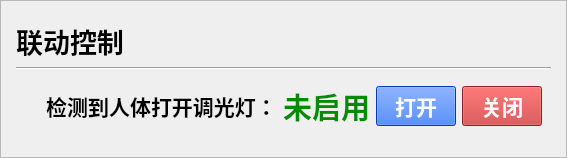
        <widget class="QFrame" name="frame_3_4">
         <property name="sizePolicy">
          <sizepolicy hsizetype="Preferred" vsizetype="Preferred">
           <horstretch>8</horstretch>
           <verstretch>0</verstretch>
          </sizepolicy>
         </property>
         <property name="styleSheet">
          <string notr="true"/>
         </property>
         <property name="frameShape">
          <enum>QFrame::StyledPanel</enum>
         </property>
         <property name="frameShadow">
          <enum>QFrame::Raised</enum>
         </property>
         <layout class="QVBoxLayout" name="verticalLayout_9">
          <property name="leftMargin">
           <number>15</number>
          </property>
          <property name="topMargin">
           <number>20</number>
          </property>
          <property name="rightMargin">
           <number>15</number>
          </property>
          <property name="bottomMargin">
           <number>20</number>
          </property>
          <item>
           <widget class="QPushButton" name="pushButton_3_2">
            <property name="sizePolicy">
             <sizepolicy hsizetype="Fixed" vsizetype="Fixed">
              <horstretch>0</horstretch>
              <verstretch>2</verstretch>
             </sizepolicy>
            </property>
            <property name="font">
             <font>
              <family>微软雅黑</family>
              <pointsize>20</pointsize>
              <weight>75</weight>
              <bold>true</bold>
             </font>
            </property>
            <property name="styleSheet">
             <string notr="true">QPushButton, #pushButton{
	border:none;	
}
</string>
            </property>
            <property name="text">
             <string>联动控制</string>
            </property>
            <property name="icon">
             <iconset>
              <normaloff>IconParkOutlineControl.png</normaloff>IconParkOutlineControl.png</iconset>
            </property>
            <property name="iconSize">
             <size>
              <width>50</width>
              <height>50</height>
             </size>
            </property>
            <property name="autoDefault">
             <bool>false</bool>
            </property>
           </widget>
          </item>
          <item>
           <widget class="Line" name="line_6">
            <property name="sizePolicy">
             <sizepolicy hsizetype="Minimum" vsizetype="Fixed">
              <horstretch>0</horstretch>
              <verstretch>1</verstretch>
             </sizepolicy>
            </property>
            <property name="orientation">
             <enum>Qt::Horizontal</enum>
            </property>
           </widget>
          </item>
          <item>
           <widget class="QFrame" name="frame_3_1_7">
            <property name="sizePolicy">
             <sizepolicy hsizetype="Preferred" vsizetype="Preferred">
              <horstretch>0</horstretch>
              <verstretch>1</verstretch>
             </sizepolicy>
            </property>
            <property name="styleSheet">
             <string notr="true">QFrame, #frame{
	border:none;	
}	</string>
            </property>
            <property name="frameShape">
             <enum>QFrame::StyledPanel</enum>
            </property>
            <property name="frameShadow">
             <enum>QFrame::Raised</enum>
            </property>
            <layout class="QHBoxLayout" name="horizontalLayout_24">
             <property name="leftMargin">
              <number>30</number>
             </property>
             <item>
              <widget class="QPushButton" name="pushButton_21">
               <property name="sizePolicy">
                <sizepolicy hsizetype="Fixed" vsizetype="Fixed">
                 <horstretch>0</horstretch>
                 <verstretch>0</verstretch>
                </sizepolicy>
               </property>
               <property name="font">
                <font>
                 <family>微软雅黑</family>
                 <pointsize>16</pointsize>
                 <weight>75</weight>
                 <bold>true</bold>
                </font>
               </property>
               <property name="styleSheet">
                <string notr="true">QPushButton, #pushButton{
	border:none;	
}</string>
               </property>
               <property name="text">
                <string>检测到人体打开调光灯：</string>
               </property>
               <property name="icon">
                <iconset resource="res.qrc">
                 <normaloff>:/icons/icons/ic_lamp.png</normaloff>:/icons/icons/ic_lamp.png</iconset>
               </property>
               <property name="iconSize">
                <size>
                 <width>30</width>
                 <height>30</height>
                </size>
               </property>
              </widget>
             </item>
             <item alignment="Qt::AlignHCenter">
              <widget class="QLabel" name="label_temp_2">
               <property name="font">
                <font>
                 <family>微软雅黑</family>
                 <pointsize>22</pointsize>
                 <weight>75</weight>
                 <bold>true</bold>
                </font>
               </property>
               <property name="layoutDirection">
                <enum>Qt::LeftToRight</enum>
               </property>
               <property name="styleSheet">
                <string notr="true">color: rgb(0,139,0);</string>
               </property>
               <property name="text">
                <string>未启用</string>
               </property>
               <property name="alignment">
                <set>Qt::AlignRight|Qt::AlignTrailing|Qt::AlignVCenter</set>
               </property>
              </widget>
             </item>
             <item>
              <widget class="QPushButton" name="pushButton_lamp_on_2">
               <property name="font">
                <font>
                 <family>微软雅黑</family>
                 <pointsize>16</pointsize>
                 <weight>75</weight>
                 <bold>true</bold>
                </font>
               </property>
               <property name="styleSheet">
                <string notr="true">background-color: rgb(0, 85, 255);
color: rgb(255, 255, 255);</string>
               </property>
               <property name="text">
                <string>打开</string>
               </property>
              </widget>
             </item>
             <item>
              <widget class="QPushButton" name="pushButton_lamp_off_2">
               <property name="font">
                <font>
                 <family>微软雅黑</family>
                 <pointsize>16</pointsize>
                 <weight>75</weight>
                 <bold>true</bold>
                </font>
               </property>
               <property name="styleSheet">
                <string notr="true">background-color: rgb(198, 47, 47);
color: rgb(255, 255, 255);
</string>
               </property>
               <property name="text">
                <string>关闭</string>
               </property>
              </widget>
             </item>
            </layout>
           </widget>
          </item>
         </layout>
        </widget>
